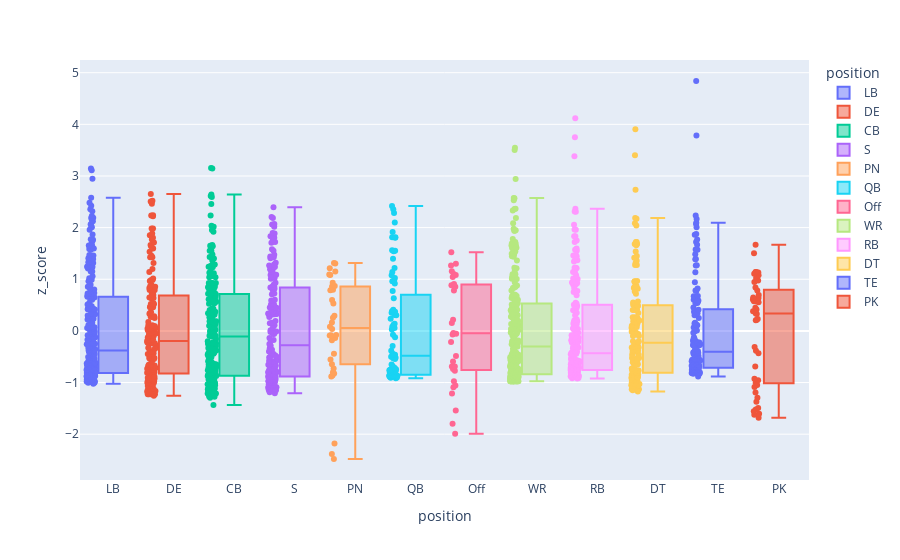

Notebook code cell kept with this figure:
### Code cell
px.box(
    top_2020, 
    x="position", 
    y="z_score", 
    color="position",
    points="all", 
    hover_data=["player_name", "total_points", "average_points", "age", "experience_years"]
)

### Figure 1 — Plotly figure (JSON) as saved in the notebook; plotly's stock layout.template omitted (floating-point values rounded to 4 significant figures; data arrays with more than 128 entries replaced by an {"elided": "..."} marker saying what was removed)
{"data": [{"alignmentgroup": "True", "boxpoints": "all", "customdata": {"elided": "266x5 mixed values"}, "hovertemplate": "position=%{x}<br>z_score=%{y}<br>player_name=%{customdata[0]}<br>total_points=%{customdata[1]}<br>average_points=%{customdata[2]}<br>age=%{customdata[3]}<br>experience_years=%{customdata[4]}<extra></extra>", "legendgroup": "LB", "marker": {"color": "#636efa"}, "name": "LB", "notched": false, "offsetgroup": "LB", "orientation": "v", "showlegend": true, "type": "box", "x": {"elided": "266 str values"}, "x0": " ", "xaxis": "x", "y": {"elided": "266 float values"}, "y0": " ", "yaxis": "y"}, {"alignmentgroup": "True", "boxpoints": "all", "customdata": {"elided": "167x5 mixed values"}, "hovertemplate": "position=%{x}<br>z_score=%{y}<br>player_name=%{customdata[0]}<br>total_points=%{customdata[1]}<br>average_points=%{customdata[2]}<br>age=%{customdata[3]}<br>experience_years=%{customdata[4]}<extra></extra>", "legendgroup": "DE", "marker": {"color": "#EF553B"}, "name": "DE", "notched": false, "offsetgroup": "DE", "orientation": "v", "showlegend": true, "type": "box", "x": {"elided": "167 str values"}, "x0": " ", "xaxis": "x", "y": {"elided": "167 float values"}, "y0": " ", "yaxis": "y"}, {"alignmentgroup": "True", "boxpoints": "all", "customdata": {"elided": "219x5 mixed values"}, "hovertemplate": "position=%{x}<br>z_score=%{y}<br>player_name=%{customdata[0]}<br>total_points=%{customdata[1]}<br>average_points=%{customdata[2]}<br>age=%{customdata[3]}<br>experience_years=%{customdata[4]}<extra></extra>", "legendgroup": "CB", "marker": {"color": "#00cc96"}, "name": "CB", "notched": false, "offsetgroup": "CB", "orientation": "v", "showlegend": true, "type": "box", "x": {"elided": "219 str values"}, "x0": " ", "xaxis": "x", "y": {"elided": "219 float values"}, "y0": " ", "yaxis": "y"}, {"alignmentgroup": "True", "boxpoints": "all", "customdata": {"elided": "166x5 mixed values"}, "hovertemplate": "position=%{x}<br>z_score=%{y}<br>player_name=%{customdata[0]}<br>total_points=%{customdata[1]}<br>average_points=%{customdata[2]}<br>age=%{customdata[3]}<br>experience_years=%{customdata[4]}<extra></extra>", "legendgroup": "S", "marker": {"color": "#ab63fa"}, "name": "S", "notched": false, "offsetgroup": "S", "orientation": "v", "showlegend": true, "type": "box", "x": {"elided": "166 str values"}, "x0": " ", "xaxis": "x", "y": {"elided": "166 float values"}, "y0": " ", "yaxis": "y"}, {"alignmentgroup": "True", "boxpoints": "all", "customdata": {"elided": "34x5 mixed values"}, "hovertemplate": "position=%{x}<br>z_score=%{y}<br>player_name=%{customdata[0]}<br>total_points=%{customdata[1]}<br>average_points=%{customdata[2]}<br>age=%{customdata[3]}<br>experience_years=%{customdata[4]}<extra></extra>", "legendgroup": "PN", "marker": {"color": "#FFA15A"}, "name": "PN", "notched": false, "offsetgroup": "PN", "orientation": "v", "showlegend": true, "type": "box", "x": ["PN", "PN", "PN", "PN", "PN", "PN", "PN", "PN", "PN", "PN", "PN", "PN", "PN", "PN", "PN", "PN", "PN", "PN", "PN", "PN", "PN", "PN", "PN", "PN", "PN", "PN", "PN", "PN", "PN", "PN", "PN", "PN", "PN", "PN"], "x0": " ", "xaxis": "x", "y": [1.317, 1.307, 1.215, 1.149, 1.09, 1.083, 0.9322, 0.8679, 0.8611, 0.7953, 0.7875, 0.599, 0.529, 0.2919, 0.2569, 0.1619, 0.08093, 0.03445, -0.08044, -0.08462, -0.0888, -0.1358, -0.1823, -0.4418, -0.5541, -0.6476, -0.727, -0.8016, -0.8272, -0.8638, -0.8815, -2.179, -2.383, -2.481], "y0": " ", "yaxis": "y"}, {"alignmentgroup": "True", "boxpoints": "all", "customdata": {"elided": "80x5 mixed values"}, "hovertemplate": "position=%{x}<br>z_score=%{y}<br>player_name=%{customdata[0]}<br>total_points=%{customdata[1]}<br>average_points=%{customdata[2]}<br>age=%{customdata[3]}<br>experience_years=%{customdata[4]}<extra></extra>", "legendgroup": "QB", "marker": {"color": "#19d3f3"}, "name": "QB", "notched": false, "offsetgroup": "QB", "orientation": "v", "showlegend": true, "type": "box", "x": ["QB", "QB", "QB", "QB", "QB", "QB", "QB", "QB", "QB", "QB", "QB", "QB", "QB", "QB", "QB", "QB", "QB", "QB", "QB", "QB", "QB", "QB", "QB", "QB", "QB", "QB", "QB", "QB", "QB", "QB", "QB", "QB", "QB", "QB", "QB", "QB", "QB", "QB", "QB", "QB", "QB", "QB", "QB", "QB", "QB", "QB", "QB", "QB", "QB", "QB", "QB", "QB", "QB", "QB", "QB", "QB", "QB", "QB", "QB", "QB", "QB", "QB", "QB", "QB", "QB", "QB", "QB", "QB", "QB", "QB", "QB", "QB", "QB", "QB", "QB", "QB", "QB", "QB", "QB", "QB"], "x0": " ", "xaxis": "x", "y": [2.421, 2.356, 2.281, 2.1, 1.917, 1.813, 1.811, 1.805, 1.562, 1.552, 1.54, 1.398, 1.217, 1.14, 1.079, 1.022, 0.9869, 0.9631, 0.9174, 0.7736, 0.6306, 0.4119, 0.3798, 0.3727, 0.3493, 0.31, 0.3012, 0.2362, 0.1394, 0.1215, 0.0802, 0.05771, 0.02483, -0.07443, -0.121, -0.2909, -0.3826, -0.4437, -0.4505, -0.46, -0.5008, -0.5183, -0.5287, -0.5453, -0.6501, -0.6793, -0.7089, -0.7398, -0.7472, -0.7481, -0.7612, -0.7734, -0.7754, -0.7795, -0.7861, -0.7872, -0.8055, -0.8061, -0.8193, -0.8427, -0.8576, -0.8595, -0.8638, -0.866, -0.8679, -0.8682, -0.8699, -0.8714, -0.8736, -0.8738, -0.8741, -0.8745, -0.8764, -0.8769, -0.877, -0.8815, -0.8883, -0.904, -0.9051, -0.9147], "y0": " ", "yaxis": "y"}, {"alignmentgroup": "True", "boxpoints": "all", "customdata": {"elided": "32x5 mixed values"}, "hovertemplate": "position=%{x}<br>z_score=%{y}<br>player_name=%{customdata[0]}<br>total_points=%{customdata[1]}<br>average_points=%{customdata[2]}<br>age=%{customdata[3]}<br>experience_years=%{customdata[4]}<extra></extra>", "legendgroup": "Off", "marker": {"color": "#FF6692"}, "name": "Off", "notched": false, "offsetgroup": "Off", "orientation": "v", "showlegend": true, "type": "box", "x": ["Off", "Off", "Off", "Off", "Off", "Off", "Off", "Off", "Off", "Off", "Off", "Off", "Off", "Off", "Off", "Off", "Off", "Off", "Off", "Off", "Off", "Off", "Off", "Off", "Off", "Off", "Off", "Off", "Off", "Off", "Off", "Off"], "x0": " ", "xaxis": "x", "y": [1.522, 1.299, 1.266, 1.153, 1.104, 1.084, 1.043, 0.9097, 0.8854, 0.8773, 0.8692, 0.853, 0.7801, 0.2167, 0.1519, -0.03863, -0.05484, -0.07105, -0.217, -0.4844, -0.5939, -0.6871, -0.6911, -0.7398, -0.7722, -0.9748, -1.056, -1.092, -1.21, -1.542, -1.798, -1.992], "y0": " ", "yaxis": "y"}, {"alignmentgroup": "True", "boxpoints": "all", "customdata": {"elided": "243x5 mixed values"}, "hovertemplate": "position=%{x}<br>z_score=%{y}<br>player_name=%{customdata[0]}<br>total_points=%{customdata[1]}<br>average_points=%{customdata[2]}<br>age=%{customdata[3]}<br>experience_years=%{customdata[4]}<extra></extra>", "legendgroup": "WR", "marker": {"color": "#B6E880"}, "name": "WR", "notched": false, "offsetgroup": "WR", "orientation": "v", "showlegend": true, "type": "box", "x": {"elided": "243 str values"}, "x0": " ", "xaxis": "x", "y": {"elided": "243 float values"}, "y0": " ", "yaxis": "y"}, {"alignmentgroup": "True", "boxpoints": "all", "customdata": {"elided": "174x5 mixed values"}, "hovertemplate": "position=%{x}<br>z_score=%{y}<br>player_name=%{customdata[0]}<br>total_points=%{customdata[1]}<br>average_points=%{customdata[2]}<br>age=%{customdata[3]}<br>experience_years=%{customdata[4]}<extra></extra>", "legendgroup": "RB", "marker": {"color": "#FF97FF"}, "name": "RB", "notched": false, "offsetgroup": "RB", "orientation": "v", "showlegend": true, "type": "box", "x": {"elided": "174 str values"}, "x0": " ", "xaxis": "x", "y": {"elided": "174 float values"}, "y0": " ", "yaxis": "y"}, {"alignmentgroup": "True", "boxpoints": "all", "customdata": {"elided": "140x5 mixed values"}, "hovertemplate": "position=%{x}<br>z_score=%{y}<br>player_name=%{customdata[0]}<br>total_points=%{customdata[1]}<br>average_points=%{customdata[2]}<br>age=%{customdata[3]}<br>experience_years=%{customdata[4]}<extra></extra>", "legendgroup": "DT", "marker": {"color": "#FECB52"}, "name": "DT", "notched": false, "offsetgroup": "DT", "orientation": "v", "showlegend": true, "type": "box", "x": {"elided": "140 str values"}, "x0": " ", "xaxis": "x", "y": {"elided": "140 float values"}, "y0": " ", "yaxis": "y"}, {"alignmentgroup": "True", "boxpoints": "all", "customdata": {"elided": "133x5 mixed values"}, "hovertemplate": "position=%{x}<br>z_score=%{y}<br>player_name=%{customdata[0]}<br>total_points=%{customdata[1]}<br>average_points=%{customdata[2]}<br>age=%{customdata[3]}<br>experience_years=%{customdata[4]}<extra></extra>", "legendgroup": "TE", "marker": {"color": "#636efa"}, "name": "TE", "notched": false, "offsetgroup": "TE", "orientation": "v", "showlegend": true, "type": "box", "x": {"elided": "133 str values"}, "x0": " ", "xaxis": "x", "y": {"elided": "133 float values"}, "y0": " ", "yaxis": "y"}, {"alignmentgroup": "True", "boxpoints": "all", "customdata": {"elided": "45x5 mixed values"}, "hovertemplate": "position=%{x}<br>z_score=%{y}<br>player_name=%{customdata[0]}<br>total_points=%{customdata[1]}<br>average_points=%{customdata[2]}<br>age=%{customdata[3]}<br>experience_years=%{customdata[4]}<extra></extra>", "legendgroup": "PK", "marker": {"color": "#EF553B"}, "name": "PK", "notched": false, "offsetgroup": "PK", "orientation": "v", "showlegend": true, "type": "box", "x": ["PK", "PK", "PK", "PK", "PK", "PK", "PK", "PK", "PK", "PK", "PK", "PK", "PK", "PK", "PK", "PK", "PK", "PK", "PK", "PK", "PK", "PK", "PK", "PK", "PK", "PK", "PK", "PK", "PK", "PK", "PK", "PK", "PK", "PK", "PK", "PK", "PK", "PK", "PK", "PK", "PK", "PK", "PK", "PK", "PK"], "x0": " ", "xaxis": "x", "y": [1.669, 1.502, 1.143, 1.139, 1.133, 1.109, 1.077, 1.025, 0.9773, 0.9494, 0.8397, 0.7819, 0.6941, 0.6482, 0.6383, 0.6064, 0.5744, 0.5685, 0.5545, 0.4468, 0.4129, 0.379, 0.3371, 0.3291, 0.2294, 0.2095, 0.2055, -0.3131, -0.3849, -0.4347, -0.69, -0.9274, -0.9553, -1.005, -1.047, -1.085, -1.193, -1.292, -1.37, -1.492, -1.522, -1.558, -1.603, -1.623, -1.683], "y0": " ", "yaxis": "y"}], "layout": {"boxmode": "overlay", "legend": {"title": {"text": "position"}, "tracegroupgap": 0}, "margin": {"t": 60}, "xaxis": {"anchor": "y", "categoryarray": ["LB", "DE", "CB", "S", "PN", "QB", "Off", "WR", "RB", "DT", "TE", "PK"], "categoryorder": "array", "domain": [0, 1], "title": {"text": "position"}}, "yaxis": {"anchor": "x", "domain": [0, 1], "title": {"text": "z_score"}}}}
